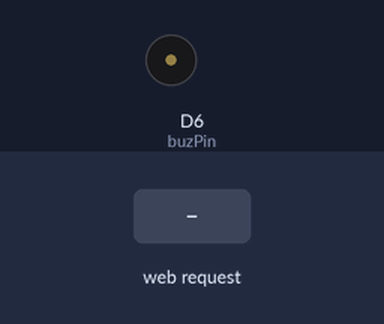
Recording of a sketch running on a simulated ESP8266 (Wemos D1 mini). Shown: buzzer (waves = sounding, pin HIGH). Inputs (shaded band) come from the test bench. WiFi joins after 1.5 s; servers stay silent unless stated; what the sketch prints to the serial monitor is not drawn.

Above: at 2.7 s.
2.8 s: HTTP request GET /ALARM received
At 3.6 s:
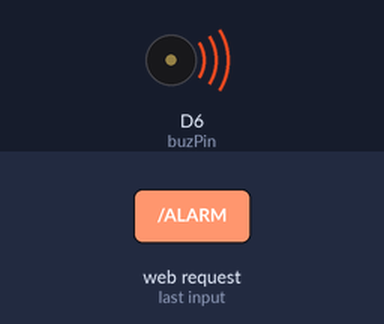
Timing chart, 0 to 7.6 s (numbered marks = the images above; inputs shaded):
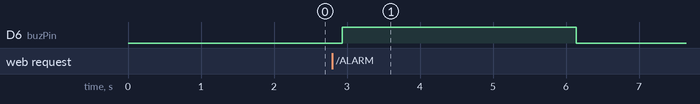

The sketch:

WiFi_Alarm.ino
```cpp
/*
 * WiFi Alarm
 * For WeMos D1 Mini
 * By PaulRB
 * April 2016
 *
 * Purpose: Make an audible alarm/tune on request from a client.
 * For example, some WiFi security webcams have a feature that will access a
 * specified URL when motion is detected by the camera. Alternatively,
 * a WiFi enabled barometric pressure sensor could request a "storm approaching" alarm
 * if the pressure drops rapidly.
 *
 * Credits to:
 * Brett Hagman for RTTTL code
 * Mat Hughson (tweedius) for use of analogWriteFreq() to replace Tone()
 * And whoever wrote the WiFiWebServer example!
 *
 * To Do:
 * Amend to use tone() instead of analogWriteFreq(). tone() function now reported
 * working for esp8266.
 * Amend to allow different tunes to be requested by clients.
 *
 */

#include <ESP8266WiFi.h>

extern "C" {
#include "user_interface.h"
}

const char* ssid = "ssid";
const char* password = "password";
char myhostname[] = "Alarm";

int buzPin = D6;

WiFiServer server(80);

//char *song = "The Simpsons:d=4,o=5,b=160:c.6,e6,f#6,8a6,g.6,e6,c6,8a,8f#,8f#,8f#,2g,8p,8p,8f#,8f#,8f#,8g,a#.,8c6,8c6,8c6,c6";
//char *song = "Indiana:d=4,o=5,b=250:e,8p,8f,8g,8p,1c6,8p.,d,8p,8e,1f,p.,g,8p,8a,8b,8p,1f6,p,a,8p,8b,2c6,2d6,2e6,e,8p,8f,8g,8p,1c6,p,d6,8p,8e6,1f.6,g,8p,8g,e.6,8p,d6,8p,8g,e.6,8p,d6,8p,8g,f.6,8p,e6,8p,8d6,2c6";
//char *song = "TakeOnMe:d=4,o=4,b=160:8f#5,8f#5,8f#5,8d5,8p,8b,8p,8e5,8p,8e5,8p,8e5,8g#5,8g#5,8a5,8b5,8a5,8a5,8a5,8e5,8p,8d5,8p,8f#5,8p,8f#5,8p,8f#5,8e5,8e5,8f#5,8e5,8f#5,8f#5,8f#5,8d5,8p,8b,8p,8e5,8p,8e5,8p,8e5,8g#5,8g#5,8a5,8b5,8a5,8a5,8a5,8e5,8p,8d5,8p,8f#5,8p,8f#5,8p,8f#5,8e5,8e5";
//char *song = "Entertainer:d=4,o=5,b=140:8d,8d#,8e,c6,8e,c6,8e,2c.6,8c6,8d6,8d#6,8e6,8c6,8d6,e6,8b,d6,2c6,p,8d,8d#,8e,c6,8e,c6,8e,2c.6,8p,8a,8g,8f#,8a,8c6,e6,8d6,8c6,8a,2d6";
//char *song = "Muppets:d=4,o=5,b=250:c6,c6,a,b,8a,b,g,p,c6,c6,a,8b,8a,8p,g.,p,e,e,g,f,8e,f,8c6,8c,8d,e,8e,8e,8p,8e,g,2p,c6,c6,a,b,8a,b,g,p,c6,c6,a,8b,a,g.,p,e,e,g,f,8e,f,8c6,8c,8d,e,8e,d,8d,c";
//char *song = "Xfiles:d=4,o=5,b=125:e,b,a,b,d6,2b.,1p,e,b,a,b,e6,2b.,1p,g6,f#6,e6,d6,e6,2b.,1p,g6,f#6,e6,d6,f#6,2b.,1p,e,b,a,b,d6,2b.,1p,e,b,a,b,e6,2b.,1p,e6,2b.";
//char *song = "Looney:d=4,o=5,b=140:32p,c6,8f6,8e6,8d6,8c6,a.,8c6,8f6,8e6,8d6,8d#6,e.6,8e6,8e6,8c6,8d6,8c6,8e6,8c6,8d6,8a,8c6,8g,8a#,8a,8f";
//char *song = "20thCenFox:d=16,o=5,b=140:b,8p,b,b,2b,p,c6,32p,b,32p,c6,32p,b,32p,c6,32p,b,8p,b,b,b,32p,b,32p,b,32p,b,32p,b,32p,b,32p,b,32p,g#,32p,a,32p,b,8p,b,b,2b,4p,8e,8g#,8b,1c#6,8f#,8a,8c#6,1e6,8a,8c#6,8e6,1e6,8b,8g#,8a,2b";
//char *song = "Bond:d=4,o=5,b=80:32p,16c#6,32d#6,32d#6,16d#6,8d#6,16c#6,16c#6,16c#6,16c#6,32e6,32e6,16e6,8e6,16d#6,16d#6,16d#6,16c#6,32d#6,32d#6,16d#6,8d#6,16c#6,16c#6,16c#6,16c#6,32e6,32e6,16e6,8e6,16d#6,16d6,16c#6,16c#7,c.7,16g#6,16f#6,g#.6";
//char *song = "MASH:d=8,o=5,b=140:4a,4g,f#,g,p,f#,p,g,p,f#,p,2e.,p,f#,e,4f#,e,f#,p,e,p,4d.,p,f#,4e,d,e,p,d,p,e,p,d,p,2c#.,p,d,c#,4d,c#,d,p,e,p,4f#,p,a,p,4b,a,b,p,a,p,b,p,2a.,4p,a,b,a,4b,a,b,p,2a.,a,4f#,a,b,p,d6,p,4e.6,d6,b,p,a,p,2b";
//char *song = "StarWars:d=4,o=5,b=45:32p,32f#,32f#,32f#,8b.,8f#.6,32e6,32d#6,32c#6,8b.6,16f#.6,32e6,32d#6,32c#6,8b.6,16f#.6,32e6,32d#6,32e6,8c#.6,32f#,32f#,32f#,8b.,8f#.6,32e6,32d#6,32c#6,8b.6,16f#.6,32e6,32d#6,32c#6,8b.6,16f#.6,32e6,32d#6,32e6,8c#6";
//char *song = "GoodBad:d=4,o=5,b=56:32p,32a#,32d#6,32a#,32d#6,8a#.,16f#.,16g#.,d#,32a#,32d#6,32a#,32d#6,8a#.,16f#.,16g#.,c#6,32a#,32d#6,32a#,32d#6,8a#.,16f#.,32f.,32d#.,c#,32a#,32d#6,32a#,32d#6,8a#.,16g#.,d#";
char *song = "GoodBad:d=4,o=5,b=56:32p,32a#,32d#6,32a#,32d#6,8a#.,16f#.,16g#.,d#";
//char *song = "TopGun:d=4,o=4,b=31:32p,16c#,16g#,16g#,32f#,32f,32f#,32f,16d#,16d#,32c#,32d#,16f,32d#,32f,16f#,32f,32c#,16f,d#,16c#,16g#,16g#,32f#,32f,32f#,32f,16d#,16d#,32c#,32d#,16f,32d#,32f,16f#,32f,32c#,g#";
//char *song = "A-Team:d=8,o=5,b=125:4d#6,a#,2d#6,16p,g#,4a#,4d#.,p,16g,16a#,d#6,a#,f6,2d#6,16p,c#.6,16c6,16a#,g#.,2a#";
//char *song = "Flinstones:d=4,o=5,b=40:32p,16f6,16a#,16a#6,32g6,16f6,16a#.,16f6,32d#6,32d6,32d6,32d#6,32f6,16a#,16c6,d6,16f6,16a#.,16a#6,32g6,16f6,16a#.,32f6,32f6,32d#6,32d6,32d6,32d#6,32f6,16a#,16c6,a#,16a6,16d.6,16a#6,32a6,32a6,32g6,32f#6,32a6,8g6,16g6,16c.6,32a6,32a6,32g6,32g6,32f6,32e6,32g6,8f6,16f6,16a#.,16a#6,32g6,16f6,16a#.,16f6,32d#6,32d6,32d6,32d#6,32f6,16a#,16c.6,32d6,32d#6,32f6,16a#,16c.6,32d6,32d#6,32f6,16a#6,16c7,8a#.6";
//char *song = "Jeopardy:d=4,o=6,b=125:c,f,c,f5,c,f,2c,c,f,c,f,a.,8g,8f,8e,8d,8c#,c,f,c,f5,c,f,2c,f.,8d,c,a#5,a5,g5,f5,p,d#,g#,d#,g#5,d#,g#,2d#,d#,g#,d#,g#,c.7,8a#,8g#,8g,8f,8e,d#,g#,d#,g#5,d#,g#,2d#,g#.,8f,d#,c#,c,p,a#5,p,g#.5,d#,g#";
//char *song = "Gadget:d=16,o=5,b=50:32d#,32f,32f#,32g#,a#,f#,a,f,g#,f#,32d#,32f,32f#,32g#,a#,d#6,4d6,32d#,32f,32f#,32g#,a#,f#,a,f,g#,f#,8d#";
//char *song = "Smurfs:d=32,o=5,b=200:4c#6,16p,4f#6,p,16c#6,p,8d#6,p,8b,p,4g#,16p,4c#6,p,16a#,p,8f#,p,8a#,p,4g#,4p,g#,p,a#,p,b,p,c6,p,4c#6,16p,4f#6,p,16c#6,p,8d#6,p,8b,p,4g#,16p,4c#6,p,16a#,p,8b,p,8f,p,4f#";
//char *song = "MahnaMahna:d=16,o=6,b=125:c#,c.,b5,8a#.5,8f.,4g#,a#,g.,4d#,8p,c#,c.,b5,8a#.5,8f.,g#.,8a#.,4g,8p,c#,c.,b5,8a#.5,8f.,4g#,f,g.,8d#.,f,g.,8d#.,f,8g,8d#.,f,8g,d#,8c,a#5,8d#.,8d#.,4d#,8d#.";
//char *song = "LeisureSuit:d=16,o=6,b=56:f.5,f#.5,g.5,g#5,32a#5,f5,g#.5,a#.5,32f5,g#5,32a#5,g#5,8c#.,a#5,32c#,a5,a#.5,c#.,32a5,a#5,32c#,d#,8e,c#.,f.,f.,f.,f.,f,32e,d#,8d,a#.5,e,32f,e,32f,c#,d#.,c#"
//char *song = "MissionImp:d=16,o=6,b=95:32d,32d#,32d,32d#,32d,32d#,32d,32d#,32d,32d,32d#,32e,32f,32f#,32g,g,8p,g,8p,a#,p,c7,p,g,8p,g,8p,f,p,f#,p,g,8p,g,8p,a#,p,c7,p,g,8p,g,8p,f,p,f#,p,a#,g,2d,32p,a#,g,2c#,32p,a#,g,2c,a#5,8c,2p,32p,a#5,g5,2f#,32p,a#5,g5,2f,32p,a#5,g5,2e,d#,8d";
//char *song = "Losing my religion:d=4,o=5,b=63:2p,8b,8c#6,8b,8f#,a.,8a,8a,a,a,a.,8b,8c#6,8b,8f#,a.,8a,8a,a,a.,8b,8c#6,8b,8f#,a.,8a,8a,a,a.,8b,8c#6,8b,8f#,a,a,8a,a,8g#,2g#";


#define OCTAVE_OFFSET 0

// These values can also be found as constants in the Tone library (Tone.h)
unsigned int notes[] = { 0,
  262, 277, 294, 311, 330, 349, 370, 392, 415, 440, 466, 494,
  523, 554, 587, 622, 659, 698, 740, 784, 831, 880, 932, 988,
  1047, 1109, 1175, 1245, 1319, 1397, 1480, 1568, 1661, 1760, 1865, 1976,
  2093, 2217, 2349, 2489, 2637, 2794, 2960, 3136, 3322, 3520, 3729, 3951
};

#define isdigit(n) (n >= '0' && n <= '9')

void play_rtttl(char *p)
{
  // Absolutely no error checking in here

  byte default_dur = 4;
  byte default_oct = 6;
  int bpm = 63;
  int num;
  long wholenote;
  long duration;
  byte note;
  byte scale;

  // format: d=N,o=N,b=NNN:
  // find the start (skip name, etc)

  while(*p != ':') p++;    // ignore name
  p++;                     // skip ':'

  // get default duration
  if(*p == 'd')
  {
    p++; p++;              // skip "d="
    num = 0;
    while(isdigit(*p))
    {
      num = (num * 10) + (*p++ - '0');
    }
    if(num > 0) default_dur = num;
    p++;                   // skip comma
  }

  Serial.print("ddur: "); Serial.println(default_dur, 10);

  // get default octave
  if(*p == 'o')
  {
    p++; p++;              // skip "o="
    num = *p++ - '0';
    if(num >= 3 && num <=7) default_oct = num;
    p++;                   // skip comma
  }

  Serial.print("doct: "); Serial.println(default_oct, 10);

  // get BPM
  if(*p == 'b')
  {
    p++; p++;              // skip "b="
    num = 0;
    while(isdigit(*p))
    {
      num = (num * 10) + (*p++ - '0');
    }
    bpm = num;
    p++;                   // skip colon
  }

  Serial.print("bpm: "); Serial.println(bpm, 10);

  // BPM usually expresses the number of quarter notes per minute
  wholenote = (60 * 1000L / bpm) * 4;  // this is the time for whole note (in milliseconds)

  Serial.print("wn: "); Serial.println(wholenote, 10);

  // now begin note loop
  while(*p)
  {
    // first, get note duration, if available
    num = 0;
    while(isdigit(*p))
    {
      num = (num * 10) + (*p++ - '0');
    }

    if(num) duration = wholenote / num;
    else duration = wholenote / default_dur;  // we will need to check if we are a dotted note after

    // now get the note
    note = 0;

    switch(*p)
    {
      case 'c':
        note = 1;
        break;
      case 'd':
        note = 3;
        break;
      case 'e':
        note = 5;
        break;
      case 'f':
        note = 6;
        break;
      case 'g':
        note = 8;
        break;
      case 'a':
        note = 10;
        break;
      case 'b':
        note = 12;
        break;
      case 'p':
      default:
        note = 0;
    }
    p++;

    // now, get optional '#' sharp
    if(*p == '#')
    {
      note++;
      p++;
    }

    // now, get optional '.' dotted note
    if(*p == '.')
    {
      duration += duration/2;
      p++;
    }

    // now, get scale
    if(isdigit(*p))
    {
      scale = *p - '0';
      p++;
    }
    else
    {
      scale = default_oct;
    }

    scale += OCTAVE_OFFSET;

    if(*p == ',')
      p++;       // skip comma for next note (or we may be at the end)

    // now play the note

    if(note)
    {
      Serial.print("Playing: ");
      Serial.print(scale, 10); Serial.print(' ');
      Serial.print(note, 10); Serial.print(" (");
      Serial.print(notes[(scale - 4) * 12 + note], 10);
      Serial.print(") ");
      Serial.println(duration, 10);
      analogWriteFreq(notes[(scale - 4) * 12 + note]);
      analogWrite(buzPin, 500);
      delay(duration);
      analogWrite(buzPin, 0);
    }
    else
    {
      Serial.print("Pausing: ");
      Serial.println(duration, 10);
      delay(duration);
    }
  }
}

void setup() {
  Serial.begin(115200);
  delay(10);

  pinMode(buzPin, OUTPUT);

  wifi_station_set_hostname(myhostname);

  // Connect to WiFi network
  Serial.println();
  Serial.println();
  Serial.print("Connecting to ");
  Serial.println(ssid);

  WiFi.begin(ssid, password);

  while (WiFi.status() != WL_CONNECTED) {
    delay(500);
    Serial.print(".");
  }
  Serial.println("");
  Serial.println("WiFi connected");

  // Start the server
  server.begin();
  Serial.println("Server started");

  // Print the IP address
  Serial.print("Use this URL to connect: ");
  Serial.print("http://");
  Serial.print(WiFi.localIP());
  Serial.println("/");

}

void loop() {
  // Check if a client has connected
  WiFiClient client = server.available();
  if (!client) {
    return;
  }

  // Wait until the client sends some data
  Serial.println("new client");
  while (!client.available()) {
    delay(1);
  }

  // Read the first line of the request
  String request = client.readStringUntil('\r');
  Serial.println(request);
  client.flush();

  // Return the response
  client.println("HTTP/1.1 200 OK");
  client.println("Content-Type: text/html");
  client.println(""); //  do not forget this one
  client.println("<!DOCTYPE HTML>");
  client.println("<html>");
  client.println("Received!");
  client.println("</html>");

  delay(1);
  Serial.println("Client disonnected");
  Serial.println("");

  // Match the request

  if (request.indexOf("/ALARM") != -1) {
     play_rtttl(song);
  }
}
```

Measured:
- after the input at 2.8 s, D6 (buzPin): LOW → HIGH after 0.14 s, → LOW 3.2 s later
